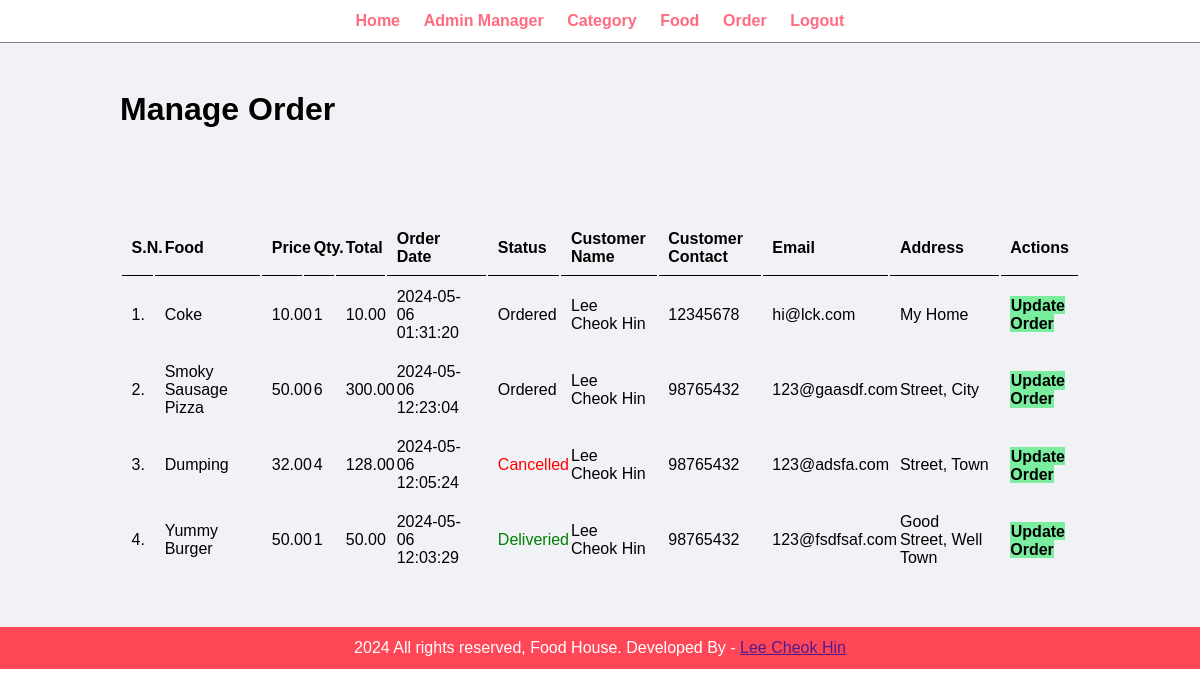
Page /CISC3003-IndividualProject/admin/manage-order.php (signed in) on the committed database.
### tables this page shows
CREATE TABLE `tbl_order` (
  `id` int UNSIGNED NOT NULL,
  `food` varchar(150) NOT NULL,
  `price` varchar(255) NOT NULL,
  `qty` varchar(255) NOT NULL,
  `total` decimal(10,2) NOT NULL,
  `order_date` datetime NOT NULL,
  `status` varchar(50) NOT NULL,
  `customer_name` varchar(150) NOT NULL,
  `customer_contact` varchar(20) NOT NULL,
  `customer_email` varchar(150) NOT NULL,
  `customer_address` varchar(255) NOT NULL
);

### CISC3003-IndividualProject/admin/manage-order.php (the view, shortened to what this page needs)
<?php include('partials/menu.php')?>
<div class="main-content">
	<div class="wrapper">
		<h1>Manage Order</h1>
		<br><br><br>
		<br><br>
		<table class="tbl-full">
			<tr>
				<th>S.N.</th>
				<th>Food</th>
				<th>Price</th>
				<th>Qty.</th>
				<th>Total</th>
				<th>Order Date</th>
				<th>Status</th>
				<th>Customer Name</th>
				<th>Customer Contact</th>
				<th>Email</th>
				<th>Address</th>
				<th>Actions</th>
			</tr>
			<?php
			$sql = "SELECT * FROM tbl_order ORDER BY id DESC";
			$res = mysqli_query($conn, $sql);
			$count = mysqli_num_rows($res);
			$sn = 1;
			if ($count > 0) {
			    while ($row = mysqli_fetch_assoc($res)) {
			        $id = $row['id'];
			        $food = $row['food'];
			        $price = $row['price'];
			        $qty = $row['qty'];
			        $total = $row['total'];
			        $order_date = $row['order_date'];
			        $status = $row['status'];
			        $customer_name = $row['customer_name'];
			        $customer_contact = $row['customer_contact'];
			        $customer_email = $row['customer_email'];
			        $customer_address = $row['customer_address'];
			        ?>
			        <tr>
        				<td><?php echo $sn++;?>. </td>
        				<td><?php echo $food;?></td>
        				<td><?php echo $price;?></td>
        				<td><?php echo $qty;?></td>
        				<td><?php echo $total;?></td>
        				<td><?php echo $order_date;?></td>
        				<td>
        					<?php
        					if ($status == "Ordered") {
        					    echo "<label>$status</label>";
        					}
        					elseif ($status == "On Delivery") {
        					    echo "<label style='color: orange;'>$status</label>";
        					}
        					elseif ($status == "Deliveried") {
        					    echo "<label style='color: green;'>$status</label>";
        					}
        					elseif ($status == "Cancelled") {
        					    echo "<label style='color: red;'>$status</label>";
        					}
        					?>
        				</td>
        				<td><?php echo $customer_name;?></td>
        				<td><?php echo $customer_contact;?></td>
        				<td><?php echo $customer_email;?></td>
        				<td><?php echo $customer_address;?></td>
        				<td>
        					<a href="<?php echo SITEURL;?>admin/update-order.php?id=<?php echo $id;?>" class="btn-secondary">Update Order</a>
        				</td>
        			</tr>
			        <?php
			    }
			}
			else {
			    echo "<tr><td colspan='12' class='error'>Orders not Available.</td></tr>";
			}
			?>
		</table>
	</div>
</div>
<?php include('partials/footer.php')?>

### CISC3003-IndividualProject/css/admin.css (style rules this page uses)
* { margin: 0; padding: 0; font-family: Arial, Helvetica, sans-serif; }
.wrapper { padding: 1%; width: 80%; margin: 0 auto; }
.tbl-full { width: 100%; }
table tr th { border-bottom: 1px solid black; padding: 1%; text-align: left; }
table tr td { padding: 1%; }
.btn-secondary { background-color: #7bed9f; color: black; padding: 1%; text-decoration: none; font-weight: bold; }
.main-content { background-color: #f1f2f6; padding: 3% 0; }

### rows in the picture
tbl_order: food "Coke", price "10.00", qty "1", total "10.00", order_date "2024-05-06 01:31:20", status "Ordered", customer_name "Lee Cheok Hin", customer_contact "12345678", customer_email "hi@lck.com", customer_address "My Home"
tbl_order: food "Smoky Sausage Pizza", price "50.00", qty "6", total "300.00", order_date "2024-05-06 12:23:04", status "Ordered", customer_name "Lee Cheok Hin", customer_contact "98765432", customer_email "123@gaasdf.com", customer_address "Street, City"
tbl_order: food "Dumping", price "32.00", qty "4", total "128.00", order_date "2024-05-06 12:05:24", status "Cancelled", customer_name "Lee Cheok Hin", customer_contact "98765432", customer_email "123@adsfa.com", customer_address "Street, Town"
tbl_order: food "Yummy Burger", price "50.00", qty "1", total "50.00", order_date "2024-05-06 12:03:29", status "Deliveried", customer_name "Lee Cheok Hin", customer_contact "98765432", customer_email "123@fsdfsaf.com", customer_address "Good Street, Well Town"
